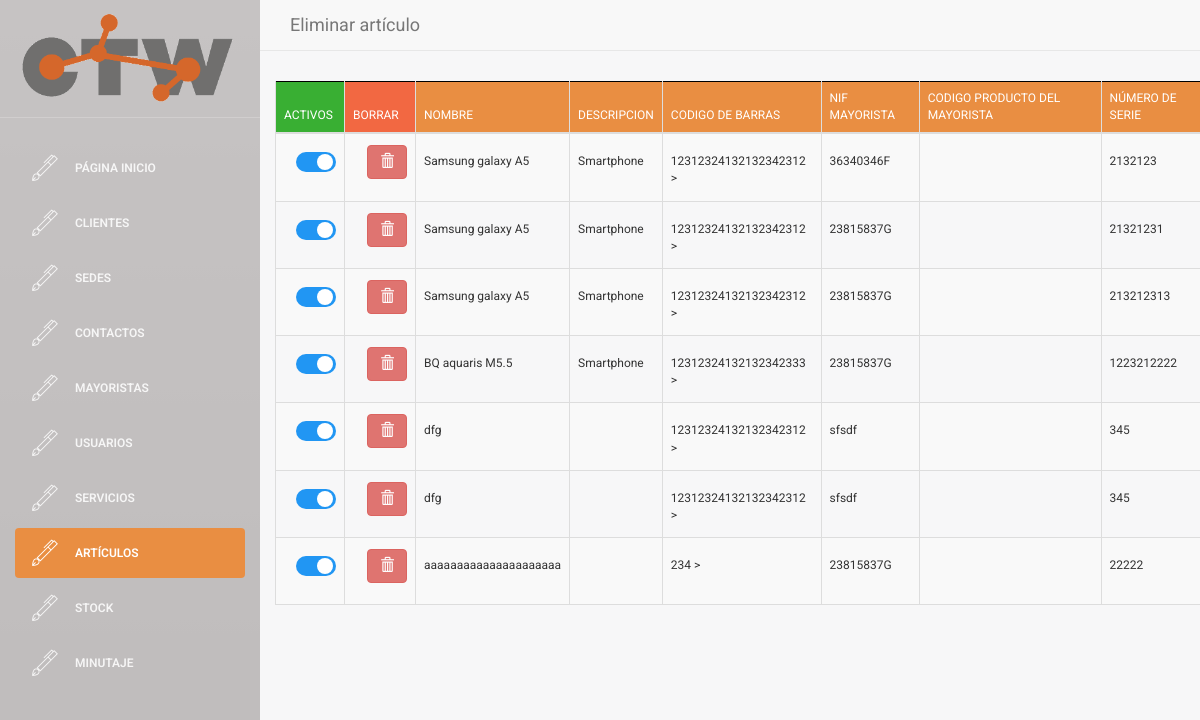
/buscador/buscador_articulos.php (signed in), run on the app's committed database.
### tables this page shows
CREATE TABLE `ARTICULO` (
  `ID_ARTICULO` int(5) NOT NULL,
  `nombre` varchar(30) NOT NULL,
  `descripcion` text,
  `codigo_de_barras` varchar(40) NOT NULL,
  `NIF_mayorista` varchar(9) DEFAULT NULL,
  `codigo_producto_mayorista` varchar(40) DEFAULT NULL,
  `numero_de_serie` varchar(50) NOT NULL,
  `precio` double NOT NULL,
  `cantidad` int(3) NOT NULL,
  `numero_factura` varchar(30) NOT NULL,
  `ubicacion` varchar(40) DEFAULT NULL,
  `fecha_de_alta` timestamp NOT NULL DEFAULT CURRENT_TIMESTAMP
);

### web/buscador/buscador_articulos.php (the view, shortened to what this page needs)
    <!doctype html>
<?php
if($_SESSION["login_done"]==true){
?>
<html lang="en">
<head>
    <link rel="stylesheet" href="https://maxcdn.bootstrapcdn.com/bootstrap/3.3.6/css/bootstrap.min.css">
    <link rel="stylesheet" href="https://cdn.datatables.net/1.10.12/css/dataTables.bootstrap.min.css">
    <link href="../assets/css/bootstrap.min.css" rel="stylesheet" />
    <link href="../assets/css/animate.min.css" rel="stylesheet"/>
    <link href="../assets/css/light-bootstrap-dashboard.css" rel="stylesheet"/>
    <link href="../assets/css/demo.css" rel="stylesheet" />
    <link href="http://maxcdn.bootstrapcdn.com/font-awesome/4.2.0/css/font-awesome.min.css" rel="stylesheet">
    <link href="../assets/css/pe-icon-7-stroke.css" rel="stylesheet" />
    <link href="http://cdnjs.cloudflare.com/ajax/libs/x-editable/1.5.0/bootstrap3-editable/css/bootstrap-editable.css" rel="stylesheet"/>
    <link href="../assets/css/table_editor.css" rel="stylesheet"/>
    <link href="../assets/css/table.css" rel="stylesheet"/>
    <link href="../assets/css/table2.css" rel="stylesheet"/>
    <link href="../assets/css/table4.css" rel="stylesheet"/>
    <link href="../assets/css/insert.css" rel="stylesheet" />
    <link href="../assets/css/micss.css" rel="stylesheet" />
    <link href="../assets/css/csscheckbox.css" rel="stylesheet" />
</head>
<body>
<div class="wrapper">
    <div class="sidebar">
        <div class="sidebar-wrapper">
            <div class="logo">
                <a href="../"><img src="../assets/img/ctw_logo.gif" alt="CTW Logo"></a>
            </div>
            <ul class="nav">
                <li>
                    <a href="../index.php">
                        <i class="pe-7s-pen"></i>
                        <p>PÁGINA INICIO</p>
                    </a>
                </li>
                <li>
                    <a href="buscador_clientes.php">
                        <i class="pe-7s-pen"></i>
                        <p>Clientes</p>
                    </a>
                </li>
                <li>
                    <a href="buscador_sedes.php">
                        <i class="pe-7s-pen"></i>
                        <p>Sedes</p>
                    </a>
                </li>
                <li>
                    <a href="buscador_contactos.php">
                        <i class="pe-7s-pen"></i>
                        <p>Contactos</p>
                    </a>
                </li>
                <li>
                    <a href="buscador_mayoristas.php">
                        <i class="pe-7s-pen"></i>
                        <p>Mayoristas</p>
                    </a>
                </li>
                <li>
                    <a href="buscador_usuarios.php">
                        <i class="pe-7s-pen"></i>
                        <p>Usuarios</p>
                    </a>
                </li>
                <li>
                    <a href="buscador_servicios.php">
                        <i class="pe-7s-pen"></i>
                        <p>Servicios</p>
                    </a>
                </li>
                <li  class="active">
                    <a href="buscador_articulos.php">
                        <i class="pe-7s-pen"></i>
                        <p>Artículos</p>
                    </a>
                </li>
                <li>
                    <a href="buscador_stock.php">
                        <i class="pe-7s-pen"></i>
                        <p>Stock</p>
                    </a>
                </li>
                <li>
                    <a href="buscador_minutaje.php">
                        <i class="pe-7s-pen"></i>
                        <p>Minutaje</p>
                    </a>
                </li>
            </ul>
        </div>
    </div>
    <div class="main-panel">
        <nav class="navbar2 navbar-default navbar-fixed">
            <div class="container-fluid">
                <div class="navbar-header">
                    <a class="navbar-brand">Eliminar artículo</a>
                </div>
                <div class="collapse navbar-collapse">
                </div>
            </div>
        </nav>
        <div class="content2">
            <div class="container-fluid">
                <div class="row">
                    <div >
                        <div >
                                <table id="buscador_articulo" class="table table-striped table-bordered">
                                    <thead>
                                        <tr>
                                            <th style="background-color: #39AF33; width: 3px;">Activos</th>
                                            <th style="background-color: #F26842; width: 3px;">Borrar</th>
                                            <th>Nombre</th>
                                            <th>Descripcion</th>
                                            <th>Codigo de barras</th>
                                            <th>NIF mayorista</th>
                                            <th>Codigo producto del mayorista</th>
                                            <th>Número de serie</th>
                                        </tr>
                                    </thead>
                                    <tbody>
                                        <?php
                                            $conn = connect();
                                            $sql = "SELECT * FROM ARTICULO";
                                            $result = $conn->query($sql);
                                            if ($result->num_rows > 0) {
                                                 while($row = $result->fetch_assoc()) {
                                                    $pk = $row['ID_ARTICULO'];
                                        ?>
                                                    <tr>
                                                        <td><label style="margin-top: 10px; margin-left:12px;" class="switcha"><input  type="checkbox" checked><div  class="slider rounda"></div></label></td>
                                                        <td><button style="margin-top: 3px; margin-left:14px;" class="btn btn-danger" onclick="preguntar(<?php
                                                                $nombre_fichero = '../assets/php/delete/delete_articulo.php';
                                                                if (file_exists($nombre_fichero)) {
                                                                    echo $row['ID_ARTICULO'];
                                                                } else {
                                                                    echo 0;
                                                                }
                                                        ?>)"><i class="glyphicon glyphicon-trash"></i></button></td>
                                                        <td><label style="margin-top: 11px;"><a href="#" class="nombre" data-pk=<?php echo "\"$pk\""; ?>><?php echo $row['nombre']?> </a></label></td>
                                                        <td><label style="margin-top: 11px;"><a href="#" class="descripcion" data-pk=<?php echo "\"$pk\""; ?>><?php echo $row['descripcion']?> </a></label></td>
                                                        <td><label style="margin-top: 11px;"><a href="#" class="codigo_de_barras" data-pk=<?php echo "\"$pk\""; ?>><?php echo $row['codigo_de_barras']?> </a</label>></td>
                                                        <td><label style="margin-top: 11px;"><a href="#" class="NIF_mayorista" data-pk=<?php echo "\"$pk\""; ?>><?php echo $row['NIF_mayorista']?> </a></label></td>
                                                        <td><label style="margin-top: 11px;"><a href="#" class="codigo_producto_mayorista" data-pk=<?php echo "\"$pk\""; ?>><?php echo $row['codigo_producto_mayorista']?> </a></label></td>
                                                        <td><label style="margin-top: 11px;"><a href="#" class="numero_de_serie" data-pk=<?php echo "\"$pk\""; ?>><?php echo $row['numero_de_serie']?> </a></label></td>
                                                    </tr>
                                        <?php
                                            }
                                            } else {
                                                 echo "0 results";
                                            }
                                        ?>
                                    </tbody>
                                </table>
                        </div>
                    </div>
                </div>
            </div>
        </div>
    </div>
</div>
</body>
</html>
<?php
}else{
    echo "false";
    header("location:../index.php");
}
?>

### web/assets/css/table_editor.css (style rules this page uses)
a, a:hover { color: #000; }

### web/assets/css/table.css (style rules this page uses)
table { border: none; }
table thead, table tfoot { background-color: #e98e42; border: 1px solid black; }
a, a:hover { color: #000; }

### web/assets/css/insert.css (style rules this page uses)
* { margin: 0; padding: 0; box-sizing: border-box; -webkit-box-sizing: border-box; -moz-box-sizing: border-box; -webkit-font-smoothing: antialiased; -moz-font-smoothing: antialiased; -o-font-smoothing: antialiased; font-smoothing: antialiased; text-rendering: optimizeLegibility; }
body { font-family: "Roboto", Helvetica, Arial, sans-serif; font-weight: 100; font-size: 12px; line-height: 30px; color: #777; }

### web/assets/css/csscheckbox.css (style rules this page uses)
.switcha { position: relative; display: inline-block; width: 40px; height: 20px; }
.slider { position: absolute; cursor: pointer; top: 0; left: 0; right: 0; bottom: 0; background-color: #ccc; -webkit-transition: .4s; transition: .4s; }
.slider:before { position: absolute; content: ""; height: 16px; width: 16px; left: 2px; bottom: 2px; background-color: white; -webkit-transition: .4s; transition: .4s; }
input:checked + .slider { background-color: #2196F3; }
input:checked + .slider:before { -webkit-transform: translateX(1px); -ms-transform: translateX(10px); transform: translateX(19px); }
.slider.rounda { border-radius: 34px; }
.slider.rounda:before { border-radius: 50%; }

### data on the page
articulo: nombre "Samsung galaxy A5", descripcion "Smartphone", codigo_de_barras "12312324132132342312", NIF_mayorista "36340346F", numero_de_serie "2132123"
articulo: nombre "Samsung galaxy A5", descripcion "Smartphone", codigo_de_barras "12312324132132342312", NIF_mayorista "23815837G", numero_de_serie "21321231"
articulo: nombre "Samsung galaxy A5", descripcion "Smartphone", codigo_de_barras "12312324132132342312", NIF_mayorista "23815837G", numero_de_serie "213212313"
articulo: nombre "BQ aquaris M5.5", descripcion "Smartphone", codigo_de_barras "12312324132132342333", NIF_mayorista "23815837G", numero_de_serie "1223212222"
articulo: nombre "dfg", codigo_de_barras "12312324132132342312", NIF_mayorista "sfsdf", numero_de_serie "345"
articulo: nombre "dfg", codigo_de_barras "12312324132132342312", NIF_mayorista "sfsdf", numero_de_serie "345"
articulo: nombre "aaaaaaaaaaaaaaaaaaaaa", codigo_de_barras "234", NIF_mayorista "23815837G", numero_de_serie "22222"
